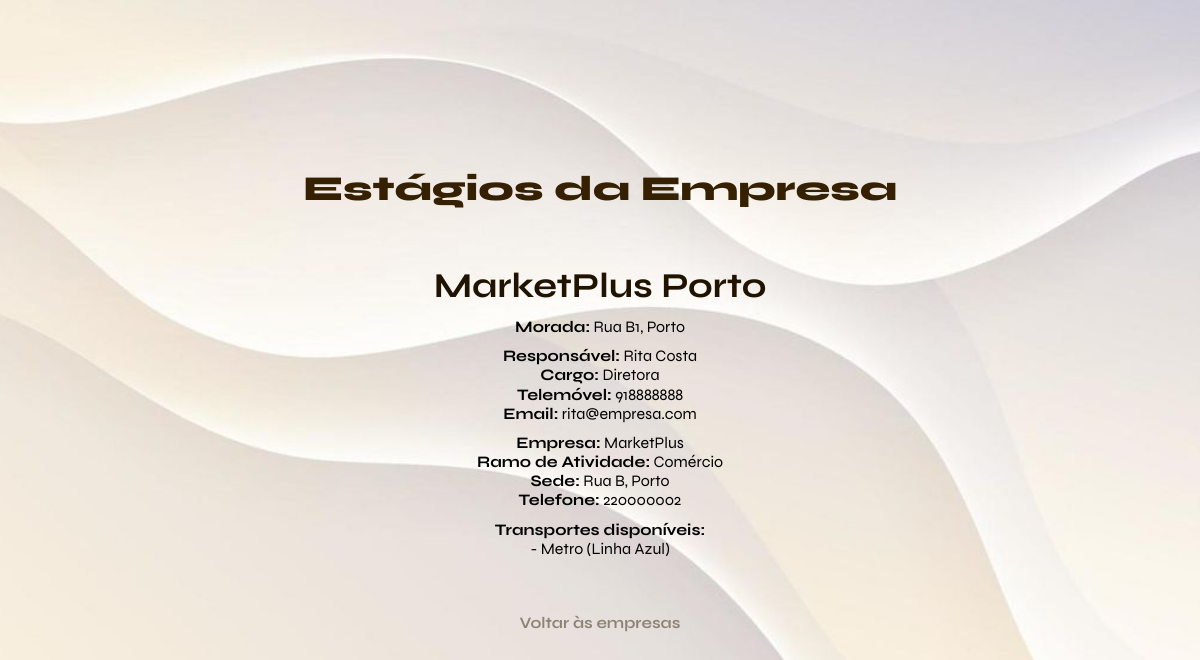
The page /Grafica/Aluno-functions/estagios_empresa.php?empresa_id=2 on the database its author committed.
### tables this page shows
CREATE TABLE `estabelecimento` (
  `empresa_id` int(11) NOT NULL,
  `responsavel_id` int(11) NOT NULL,
  `zona_id` int(11) NOT NULL,
  `estabelecimento_id` int(11) NOT NULL,
  `nome_comercial` varchar(150) DEFAULT NULL,
  `morada` varchar(150) DEFAULT NULL,
  `localidade` varchar(150) DEFAULT NULL,
  `codigo_postal` varchar(150) DEFAULT NULL,
  `telefone` varchar(150) DEFAULT NULL,
  `email` varchar(150) DEFAULT NULL,
  `foto` int(11) DEFAULT NULL,
  `horario_funcionamento` varchar(150) DEFAULT NULL,
  `data_surgimento` date DEFAULT NULL,
  `aceitou_estagiarios` varchar(150) DEFAULT NULL,
  `observacoes` varchar(150) DEFAULT NULL
);

CREATE TABLE `responsavel` (
  `responsavel_id` int(11) NOT NULL,
  `nome` varchar(150) DEFAULT NULL,
  `titulo` varchar(150) DEFAULT NULL,
  `cargo` varchar(150) DEFAULT NULL,
  `telefone_direto` varchar(150) DEFAULT NULL,
  `telemovel` varchar(150) DEFAULT NULL,
  `email` varchar(150) DEFAULT NULL,
  `observacoes` varchar(150) DEFAULT NULL
);

CREATE TABLE `empresa` (
  `responsavel_id` int(11) DEFAULT NULL,
  `empresa_id` int(11) NOT NULL,
  `num_contribuinte` char(9) DEFAULT NULL,
  `firma` varchar(150) DEFAULT NULL,
  `morada_sede` varchar(150) DEFAULT NULL,
  `localidade` varchar(150) DEFAULT NULL,
  `codigo_postal` char(8) DEFAULT NULL,
  `telefone` varchar(150) DEFAULT NULL,
  `email` varchar(150) DEFAULT NULL,
  `website` varchar(150) DEFAULT NULL,
  `tipo_organizacao` varchar(150) DEFAULT NULL,
  `observacoes` varchar(150) DEFAULT NULL
);

CREATE TABLE `ramo_atividade` (
  `ramo_atividade_id` int(11) NOT NULL,
  `codigo_cae` varchar(150) DEFAULT NULL,
  `descricao` varchar(150) DEFAULT NULL
);

CREATE TABLE `transporte` (
  `transporte_id` int(11) NOT NULL,
  `meio_transporte` varchar(150) DEFAULT NULL,
  `linha` varchar(150) DEFAULT NULL,
  `observacoes` varchar(150) DEFAULT NULL
);

### Grafica/Aluno-functions/estagios_empresa.php (the view, shortened to what this page needs)
<?php
    $host = 'localhost';
    $dbusername = 'root';
    $dbpassword = '';
    $dbname = 'projeto_estagios_2';
    $conn = new mysqli($host, $dbusername, $dbpassword, $dbname);
    $empresa_id = $_GET['empresa_id'] ?? null;
    $result = $conn->query("
        SELECT
            est.estabelecimento_id,
            est.nome_comercial,
            est.morada AS morada_estabelecimento,
            est.localidade AS localidade_estabelecimento,
            r.nome AS responsavel_nome,
            r.cargo,
            r.telemovel,
            r.email,
            e.firma,
            e.morada_sede,
            e.localidade AS localidade_empresa,
            e.telefone,
            ra.descricao AS ramo_atividade
        FROM estabelecimento est
        JOIN empresa e ON est.empresa_id = e.empresa_id
        JOIN responsavel r ON est.responsavel_id = r.responsavel_id
        JOIN trabalha t ON e.empresa_id = t.empresa_id
        JOIN ramo_atividade ra ON t.ramo_atividade_id = ra.ramo_atividade_id
        WHERE e.empresa_id = $empresa_id
          AND est.aceitou_estagiarios = 'sim'
    ");
?>
<!DOCTYPE html>
<html lang="pt">
    <head>
        <link
            href="https://cdn.jsdelivr.net/npm/remixicon@4.7.0/fonts/remixicon.css"
            rel="stylesheet"
        />
        <link rel="stylesheet" href="../../php-css/style-aluno.css">
    </head>
    <body>
        <div class="container">
            <h1>Estágios da Empresa</h1>
            <?php if ($result->num_rows > 0): ?>
                <?php while ($row = $result->fetch_assoc()): ?>
                    <div class="estagio-card">
                        <h3><?= htmlspecialchars($row['nome_comercial']) ?></h3>
                        <p>
                            <strong>Morada:</strong>
                            <?= htmlspecialchars($row['morada_estabelecimento']) ?>,
                            <?= htmlspecialchars($row['localidade_estabelecimento']) ?>
                        </p>
                        <p>
                            <strong>Responsável:</strong>
                            <?= htmlspecialchars($row['responsavel_nome']) ?><br>
                            <strong>Cargo:</strong> <?= htmlspecialchars($row['cargo']) ?><br>
                            <strong>Telemóvel:</strong> <?= htmlspecialchars($row['telemovel'] ?? '-') ?><br>
                            <strong>Email:</strong> <?= htmlspecialchars($row['email'] ?? '-') ?>
                        </p>
                        <p>
                            <strong>Empresa:</strong> <?= htmlspecialchars($row['firma']) ?><br>
                            <strong>Ramo de Atividade:</strong> <?= htmlspecialchars($row['ramo_atividade']) ?><br>
                            <strong>Sede:</strong>
                            <?= htmlspecialchars($row['morada_sede']) ?>,
                            <?= htmlspecialchars($row['localidade_empresa']) ?><br>
                            <strong>Telefone:</strong> <?= htmlspecialchars($row['telefone']) ?>
                        </p>
                        <p>
                            <strong>Transportes disponíveis:</strong><br>
                            <?php
                                $transportes = $conn->query("
                                    SELECT t.meio_transporte, t.linha
                                    FROM servido s
                                    JOIN transporte t ON s.transporte_id = t.transporte_id
                                    WHERE s.estabelecimento_empresa_id = $empresa_id
                                    AND s.estabelecimento_id = {$row['estabelecimento_id']}
                                ");
                                if ($transportes->num_rows > 0):
                                    while ($t = $transportes->fetch_assoc()):
                                        echo "- " . htmlspecialchars($t['meio_transporte']);
                                        if ($t['linha']) echo " ({$t['linha']})";
                                        echo "<br>";
                                    endwhile;
                                else:
                                    echo "Sem informação de transportes.";
                                endif;
                            ?>
                        </p>
                    </div>
                <?php endwhile; ?>
            <?php else: ?>
                <p>Esta empresa não tem estágios disponíveis.</p>
            <?php endif; ?>
            <p class="form-footer">
                <a href="consultar_empresas.php">Voltar às empresas</a>
            </p>
        </div>
    </body>
</html>

### php-css/style-aluno.css (style rules this page uses)
* { margin : 0; padding : 0; box-sizing : border-box; font-family: 'Syne', sans-serif; }
body { display : flex; justify-content : center; min-height : 100vh; align-items : center; background : url(../Imagens/bg.png) no-repeat; background-size : cover; background-position : center; }
h1 { color : #352001; font-size : 35px; font-weight : 900; text-align : center; margin-bottom : 35px; }
.container { position : center; }
.estagio-card { margin: 25px 0; padding: 20px; border-radius: 12px; background-color: transparent; text-align: center; }
.estagio-card h3 { margin-top: 0; margin-bottom: 10px; font-size : 35px; color : #201401 }
.estagio-card p { margin-bottom: 10px; line-height: 1.2; }
.form-footer { font-weight: 650; text-align: center; margin-top: 25px; }
.form-footer a { color: #8d8273; text-decoration: none; }

### rows shown on the page
estabelecimento: nome_comercial "MarketPlus Porto", morada "Rua B1", localidade "Porto", responsavel.nome "Rita Costa", responsavel.cargo "Diretora", responsavel.telemovel "918888888", responsavel.email "rita@empresa.com", empresa.firma "MarketPlus", ramo_atividade.descricao "Comércio", empresa.morada_sede "Rua B", empresa.localidade "Porto", empresa.telefone "220000002"
transporte: meio_transporte "Metro", linha "Linha Azul"
